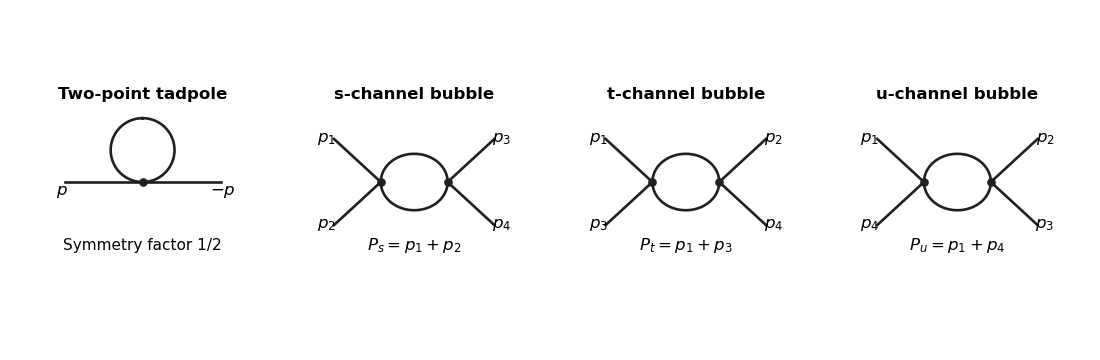

Generate this figure with Python:
"""Render the requested scalar one-loop diagrams to the caller's current directory.

Tested with Python 3.14.4, NumPy 2.3.5, Matplotlib 3.10.7.
Only root pyproject dependencies are used. The caller's MPLCONFIGDIR is respected.
"""
import numpy as np
import matplotlib
matplotlib.use('Agg')
import matplotlib.pyplot as plt

fig,axes=plt.subplots(1,4,figsize=(11,3.6),dpi=100,facecolor='white')
style={'color':'#202020','linewidth':1.9}
for ax in axes:
    ax.set_facecolor('white')
    ax.set_aspect('equal')
    ax.set_xlim(-1.55,1.55)
    ax.set_ylim(-1.25,1.45)
    ax.axis('off')
ax=axes[0]
theta=np.linspace(0,2*np.pi,401)
ax.plot(.43*np.sin(theta),.43+.43*np.cos(theta),**style)
ax.plot([-1.05,1.05],[0,0],**style)
ax.scatter([0],[0],s=27,c='#202020',zorder=3)
ax.text(-1.08,-.18,r'$p$',ha='center',fontsize=12)
ax.text(1.08,-.18,r'$-p$',ha='center',fontsize=12)
ax.text(0,1.12,'Two-point tadpole',ha='center',fontsize=12,weight='bold')
ax.text(0,-.92,'Symmetry factor 1/2',ha='center',fontsize=11)
for ax,channel,left,right in zip(axes[1:],['s','t','u'],[(1,2),(1,3),(1,4)],[(3,4),(2,4),(2,3)]):
    t=np.linspace(0,np.pi,201)
    ax.plot(.45*np.cos(t),.38*np.sin(t),**style)
    ax.plot(.45*np.cos(t),-.38*np.sin(t),**style)
    for x,indices,sign in [(-.45,left,-1),(.45,right,1)]:
        for y,index in zip([.58,-.58],indices):
            endx=sign*1.08
            ax.plot([x,endx],[0,y],**style)
            ax.text(endx+sign*.1,y,r'$p_'+str(index)+'$',ha='center',va='center',fontsize=12)
    ax.scatter([-.45,.45],[0,0],s=27,c='#202020',zorder=3)
    ax.text(0,1.12,channel+'-channel bubble',ha='center',fontsize=12,weight='bold')
    pair='1'+str(left[1])
    ax.text(0,-.92,r'$P_'+channel+'=p_1+p_'+str(left[1])+'$',ha='center',fontsize=12)
fig.subplots_adjust(left=.025,right=.975,bottom=.08,top=.95,wspace=.18)
fig.savefig('paper-50-one-loop-graphs.png',dpi=100,facecolor='white',transparent=False)
plt.close(fig)
